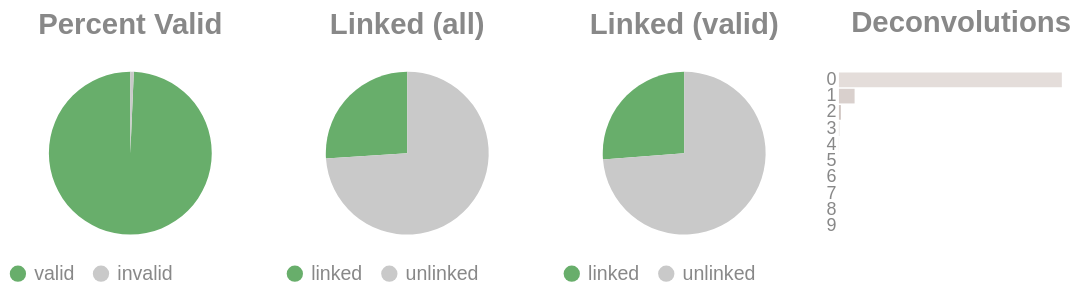

Notebook source saved alongside this figure:
### Code cell
if SKIPLR:
    pass
else:
    clash = Counter()
    for i in valids['molecule'].to_list():
        _mol = i.split("-")
        if len(_mol) == 1:
            clash.update('0')
        else:
            clash.update(_mol[-1])

    _d = {"deconvolutions": [], 'count': []}
    for k,v in clash.items():
        _d['deconvolutions'].append(k)
        _d['count'].append(v)

    tot_valid = valids['reads'].sum()
    mask = valids['reads'] >= 2
    n_linked_reads = valids.filter(mask)['reads'].sum()
    if n_linked_reads == 0:
        print_html("No linked molecules (>=2 reads) were detected; skipping linked-only distributions.")
        SKIPLR = True
    else:
        perc_valid = round(tot_valid / n_reads, 4)
        linked_perc_abs = round(n_linked_reads / n_reads, 4)
        linked_perc = round(n_linked_reads / tot_valid, 4)

    _valid = pl.DataFrame({"valids": ['valid', 'invalid'], "count": [tot_valid, n_reads - tot_valid]})
    _linked_abs = pl.DataFrame({"linked (absolute)": ['linked', 'unlinked'], "count": [n_linked_reads, n_reads - n_linked_reads]})
    _linked_rel = pl.DataFrame({"linked (valids)": ['linked', 'unlinked'], "count": [n_linked_reads, tot_valid - n_linked_reads]})

    (
        alt.hconcat(
            piechart(_valid, goodval = 'valid', title = "Percent Valid"),
            piechart(_linked_abs, goodval = "linked", title =  "Linked (all)"),
            piechart(_linked_rel, goodval = "linked", title =  "Linked (valid)"),
            convolutionbar(pl.DataFrame(_d), title = "Deconvolutions"),
            center = True,
            bounds = 'flush'
        )
        .resolve_scale(color='independent')
        .resolve_legend('independent')
        .properties(usermeta={'embedOptions': {"actions": False}})
    ).display()

### Figure 1 — Vega-Lite specification as saved in the notebook (floating-point values rounded to 4 significant figures)
{"width": "container", "height": 400, "config": {"title": {"anchor": "start", "dy": -15, "fontSize": 18, "color": "#888888", "subtitleColor": "#888888", "subtitleFontSize": 14}, "arc": {"fill": "#0072B2"}, "axis": {"domainColor": "#888888", "domainWidth": 0.5, "gridWidth": 0.2, "grid": false, "titleFontWeight": 400, "titleFontSize": 15, "labelFontSize": 11, "labelColor": "#888888", "tickColor": "#888888", "tickWidth": 0.2, "titleColor": "#888888"}, "axisBand": {"grid": false}, "axisX": {"grid": true, "tickSize": 10, "domainCap": "round"}, "axisY": {"domain": false, "grid": true, "tickSize": 0, "domainCap": "round"}, "background": "transparent", "header": {"labelFontSize": 15, "labelColor": "#888888", "titleFontSize": 15, "titleFontWeight": 600, "titleColor": "#888888"}, "legend": {"labelFont": "sans-serif", "labelFontSize": 12, "labelColor": "#888888", "symbolSize": 100, "symbolType": "circle", "titleFontSize": 12, "titlePadding": 10, "titleColor": "#888888", "title": null}, "range": {"category": ["#E69F00", "#56B4E9", "#009E73", "#F0E442", "#0072B2", "#D55E00", "#CC79A7", "#000000"], "diverging": ["#cfe8f3", "#a2d4ec", "#73bfe2", "#46abdb", "#1696d2", "#12719e"]}, "area": {"fill": "#0072B2", "fillOpacity": 0.7, "line": true, "strokeOpacity": 0.7}, "line": {"color": "#0072B2", "stroke": "#0072B2", "strokeWidth": 2}, "trail": {"color": "#0072B2", "stroke": "#0072B2", "strokeWidth": 0, "size": 1}, "point": {"filled": true, "fillOpacity": 1.0, "size": 95}, "text": {"color": "#888888", "fontSize": 11, "align": "right", "fontWeight": 400, "size": 11}, "bar": {"fill": "#0072B2", "stroke": null}, "view": {"stroke": null, "continuousWidth": 660, "continuousHeight": 400}}, "hconcat": [{"data": {"name": "data-f98d94030b563b52663945307755d87f"}, "mark": {"type": "arc"}, "encoding": {"color": {"field": "valids", "legend": {"orient": "bottom", "title": null}, "scale": {"domain": ["valid", "invalid"], "range": ["#68ae6b", "#C9C9C9"]}, "title": "Valids", "type": "nominal"}, "theta": {"field": "count", "type": "quantitative"}, "tooltip": [{"field": "valids", "title": "Valids", "type": "ordinal"}, {"field": "percent", "format": ".2%", "title": "Percent", "type": "quantitative"}, {"field": "count", "title": "Count", "type": "quantitative"}]}, "height": 100, "title": {"text": "Percent Valid", "align": "center", "anchor": "middle"}, "transform": [{"calculate": "datum.count / 11677806", "as": "percent"}], "width": 150}, {"data": {"name": "data-618034583280e37c30f9c4bcf0aedfd8"}, "mark": {"type": "arc"}, "encoding": {"color": {"field": "linked (absolute)", "legend": {"orient": "bottom", "title": null}, "scale": {"domain": ["linked", "unlinked"], "range": ["#68ae6b", "#C9C9C9"]}, "title": "Linked (Absolute)", "type": "nominal"}, "theta": {"field": "count", "type": "quantitative"}, "tooltip": [{"field": "linked (absolute)", "title": "Linked (Absolute)", "type": "ordinal"}, {"field": "percent", "format": ".2%", "title": "Percent", "type": "quantitative"}, {"field": "count", "title": "Count", "type": "quantitative"}]}, "height": 100, "title": {"text": "Linked (all)", "align": "center", "anchor": "middle"}, "transform": [{"calculate": "datum.count / 11677806", "as": "percent"}], "width": 150}, {"data": {"name": "data-7047e2b1fc95cc543e1f4a8c69b69849"}, "mark": {"type": "arc"}, "encoding": {"color": {"field": "linked (valids)", "legend": {"orient": "bottom", "title": null}, "scale": {"domain": ["linked", "unlinked"], "range": ["#68ae6b", "#C9C9C9"]}, "title": "Linked (Valids)", "type": "nominal"}, "theta": {"field": "count", "type": "quantitative"}, "tooltip": [{"field": "linked (valids)", "title": "Linked (Valids)", "type": "ordinal"}, {"field": "percent", "format": ".2%", "title": "Percent", "type": "quantitative"}, {"field": "count", "title": "Count", "type": "quantitative"}]}, "height": 100, "title": {"text": "Linked (valid)", "align": "center", "anchor": "middle"}, "transform": [{"calculate": "datum.count / 11597659", "as": "percent"}], "width": 150}, {"data": {"name": "data-7b1ced172af4686d955f6033f4e991ab"}, "mark": {"type": "bar"}, "encoding": {"color": {"field": "deconvolutions", "legend": null, "scale": {"scheme": "lightgreyred"}, "type": "nominal"}, "tooltip": [{"field": "deconvolutions", "title": "Deconvolutions", "type": "ordinal"}, {"field": "percent", "format": ".2%", "title": "Percent", "type": "quantitative"}, {"field": "count", "title": "Count", "type": "quantitative"}], "x": {"axis": null, "field": "count", "type": "quantitative"}, "y": {"field": "deconvolutions", "sort": "ascending", "title": null, "type": "nominal"}}, "height": 100, "title": {"text": "Deconvolutions", "align": "center", "anchor": "middle"}, "transform": [{"calculate": "datum.count / 9857127", "as": "percent"}], "width": 150}], "bounds": "flush", "center": true, "resolve": {"legend": {"angle": "independent"}, "scale": {"color": "independent"}}, "usermeta": {"embedOptions": {"actions": false}}, "$schema": "https://vega.github.io/schema/vega-lite/v6.1.0.json", "datasets": {"data-f98d94030b563b52663945307755d87f": [{"valids": "valid", "count": 11597659}, {"valids": "invalid", "count": 80147}], "data-618034583280e37c30f9c4bcf0aedfd8": [{"linked (absolute)": "linked", "count": 3041924}, {"linked (absolute)": "unlinked", "count": 8635882}], "data-7047e2b1fc95cc543e1f4a8c69b69849": [{"linked (valids)": "linked", "count": 3041924}, {"linked (valids)": "unlinked", "count": 8555735}], "data-7b1ced172af4686d955f6033f4e991ab": [{"deconvolutions": "0", "count": 9122145}, {"deconvolutions": "1", "count": 641164}, {"deconvolutions": "2", "count": 78616}, {"deconvolutions": "3", "count": 12336}, {"deconvolutions": "4", "count": 2291}, {"deconvolutions": "5", "count": 451}, {"deconvolutions": "6", "count": 93}, {"deconvolutions": "7", "count": 22}, {"deconvolutions": "8", "count": 6}, {"deconvolutions": "9", "count": 3}]}}
